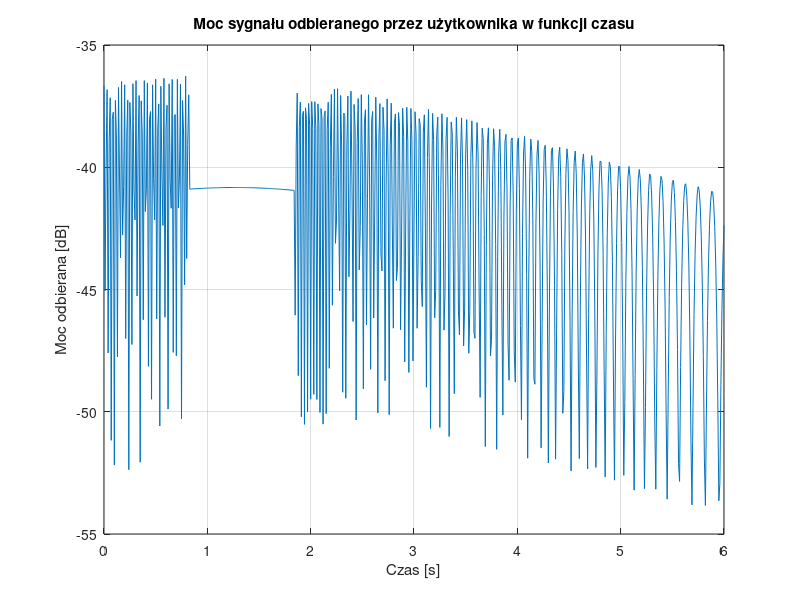

Write MATLAB code to recreate this figure.
 close all; clear all; clc;
% Techniki Bezprzewodowe Lab 3
% Zaniki sygnału w komunikacji mobilnej

% Techniki Bezprzewodowe Lab 3
% Zaniki sygnału w komunikacji mobilnej

% Dane wejściowe
c = 3e8;                % Prędkość światła [m/s]
f = 2e9;                % Częstotliwość [Hz]
lambda = c / f;         % Długość fali [m]
Pt = 5;                 % Moc stacji bazowej [W]

t = 0:0.01:6;           % Czas od 0 do 6 s co 10 ms
N = length(t);

% Obliczenie prędkości, aby użytkownik przebył odległość od y=10 m do y=200 m w 6 s
v = (200 - 10) / 6;     % Prędkość użytkownika [m/s]

% Pozycje stacji bazowej i użytkownika
x_bs = 140; y_bs = 50;              % Pozycja BS
x_u = 30 * ones(1, N);              % Użytkownik porusza się wzdłuż x = 30 m
y_u = 10 + v * t;                   % Pozycja y użytkownika

% Ściany
% Pierwsza ściana od (60, 40) do (200, 40)
x_wall1_start = 60; x_wall1_end = 200; y_wall1 = 40;
% Druga ściana od (180, 70) do (180, 90)
x_wall2 = 180; y_wall2_start = 70; y_wall2_end = 90;

% Współczynnik odbicia
Gamma = 0.7;

% Inicjalizacja tablic
Pr = zeros(1, N);        % Moc odbierana
A0 = zeros(1, N);        % Amplituda fali bezpośredniej
A_ref1 = zeros(1, N);    % Amplituda odbicia od pierwszej ściany
A_ref2 = zeros(1, N);    % Amplituda odbicia od drugiej ściany

for i = 1:N
    % Odległość i faza fali bezpośredniej
    d0 = sqrt((x_bs - x_u(i))^2 + (y_bs - y_u(i))^2);
    phi0 = -2 * pi * d0 / lambda;
    A0(i) = (1 / d0) * exp(1j * phi0);
    
    % Odbicie od pierwszej ściany (y = 40)
    y_mirror1 = 2 * y_wall1 - y_bs;    % Pozycja odbicia BS względem ściany
    % Sprawdzenie, czy punkt odbicia znajduje się na ścianie
    x_i1 = x_u(i) + (x_bs - x_u(i)) * (y_wall1 - y_u(i)) / (y_bs - y_u(i));
    if x_i1 >= x_wall1_start && x_i1 <= x_wall1_end
        d_ref1 = sqrt((x_u(i) - x_bs)^2 + (y_u(i) - y_mirror1)^2);
        phi_ref1 = -2 * pi * d_ref1 / lambda;
        A_ref1(i) = (Gamma / d_ref1) * exp(1j * phi_ref1);
    else
        A_ref1(i) = 0;
    end
    
    % Odbicie od drugiej ściany (x = 180)
    x_mirror2 = 2 * x_wall2 - x_bs;    % Pozycja odbicia BS względem ściany
    % Sprawdzenie, czy punkt odbicia znajduje się na ścianie
    y_i2 = y_u(i) + (y_bs - y_u(i)) * (x_wall2 - x_u(i)) / (x_bs - x_u(i));
    if y_i2 >= y_wall2_start && y_i2 <= y_wall2_end
        d_ref2 = sqrt((x_u(i) - x_mirror2)^2 + (y_u(i) - y_bs)^2);
        phi_ref2 = -2 * pi * d_ref2 / lambda;
        A_ref2(i) = (Gamma / d_ref2) * exp(1j * phi_ref2);
    else
        A_ref2(i) = 0;
    end
    
    % Suma amplitud
    A_total = A0(i) + A_ref1(i) + A_ref2(i);
    % Moc odbierana (proporcjonalna do kwadratu modułu amplitudy)
    Pr(i) = (abs(A_total))^2;
end

% Wykres mocy odbieranej
figure;
plot(t, 10*log10(Pr));
xlabel('Czas [s]');
ylabel('Moc odbierana [dB]');
title('Moc sygnału odbieranego przez użytkownika w funkcji czasu');
grid on;
